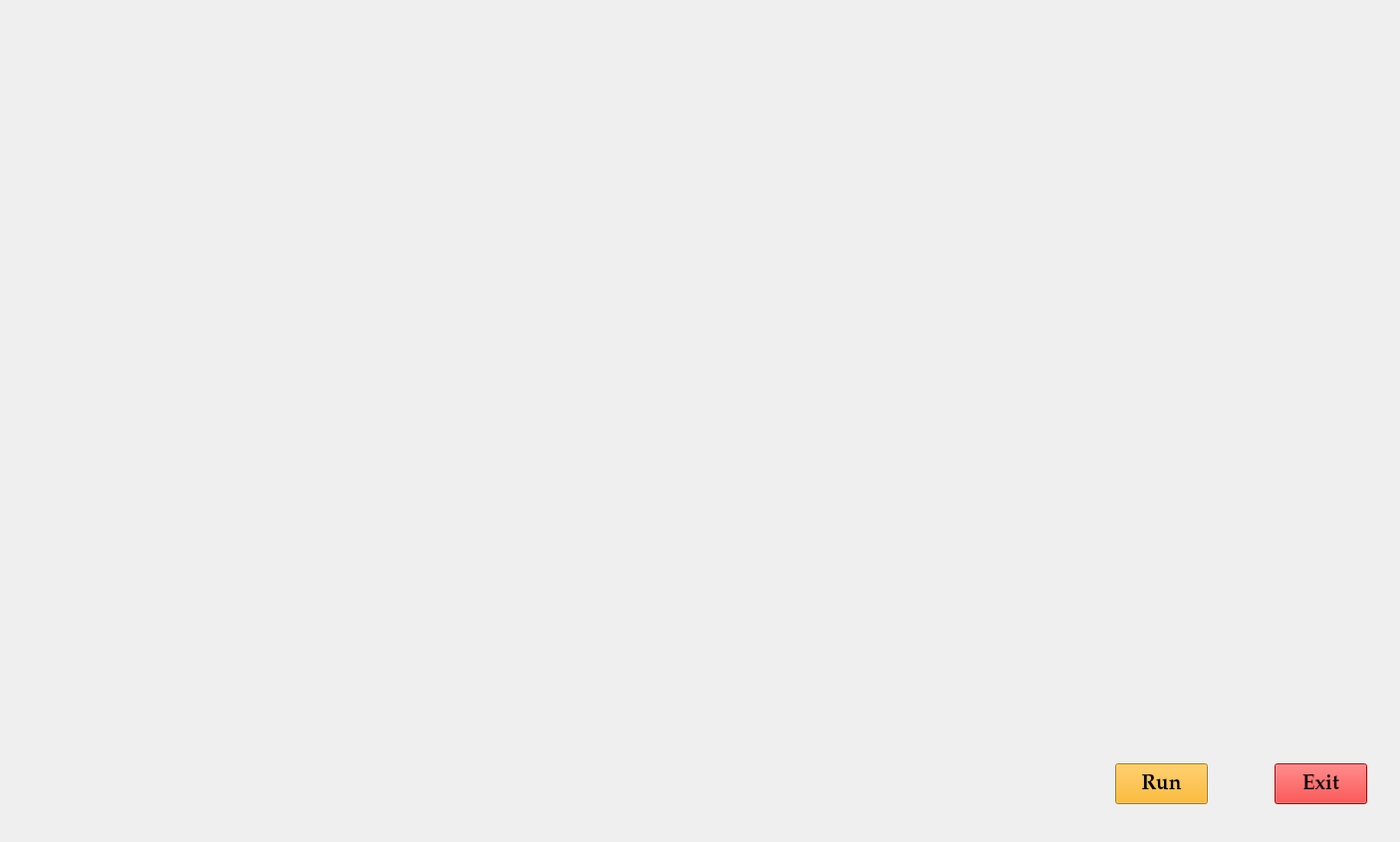
<?xml version="1.0" encoding="UTF-8"?>
<ui version="4.0">
 <class>jarvisui</class>
 <widget class="QMainWindow" name="jarvisui">
  <property name="geometry">
   <rect>
    <x>0</x>
    <y>0</y>
    <width>1406</width>
    <height>846</height>
   </rect>
  </property>
  <property name="windowTitle">
   <string>MainWindow</string>
  </property>
  <widget class="QWidget" name="centralwidget">
   <widget class="QLabel" name="label">
    <property name="geometry">
     <rect>
      <x>10</x>
      <y>10</y>
      <width>1401</width>
      <height>831</height>
     </rect>
    </property>
    <property name="text">
     <string/>
    </property>
    <property name="pixmap">
     <pixmap>../ironman.gif</pixmap>
    </property>
    <property name="scaledContents">
     <bool>true</bool>
    </property>
   </widget>
   <widget class="QPushButton" name="pushButton">
    <property name="geometry">
     <rect>
      <x>1120</x>
      <y>767</y>
      <width>93</width>
      <height>41</height>
     </rect>
    </property>
    <property name="font">
     <font>
      <family>Palatino Linotype</family>
      <pointsize>16</pointsize>
      <weight>75</weight>
      <italic>false</italic>
      <bold>true</bold>
     </font>
    </property>
    <property name="styleSheet">
     <string notr="true">background-color: rgb(255, 170, 0);</string>
    </property>
    <property name="text">
     <string>Run</string>
    </property>
   </widget>
   <widget class="QPushButton" name="pushButton_2">
    <property name="geometry">
     <rect>
      <x>1280</x>
      <y>767</y>
      <width>93</width>
      <height>41</height>
     </rect>
    </property>
    <property name="font">
     <font>
      <family>Palatino Linotype</family>
      <pointsize>16</pointsize>
      <weight>75</weight>
      <bold>true</bold>
     </font>
    </property>
    <property name="styleSheet">
     <string notr="true">background-color: rgb(255, 0, 0);</string>
    </property>
    <property name="text">
     <string>Exit</string>
    </property>
   </widget>
   <widget class="QLabel" name="label_2">
    <property name="geometry">
     <rect>
      <x>70</x>
      <y>30</y>
      <width>371</width>
      <height>151</height>
     </rect>
    </property>
    <property name="text">
     <string/>
    </property>
    <property name="pixmap">
     <pixmap>../initiate.gif</pixmap>
    </property>
    <property name="scaledContents">
     <bool>true</bool>
    </property>
   </widget>
   <widget class="QTextBrowser" name="textBrowser">
    <property name="geometry">
     <rect>
      <x>625</x>
      <y>20</y>
      <width>321</width>
      <height>81</height>
     </rect>
    </property>
    <property name="styleSheet">
     <string notr="true">background: transparent;</string>
    </property>
   </widget>
   <widget class="QTextBrowser" name="textBrowser_2">
    <property name="geometry">
     <rect>
      <x>1010</x>
      <y>20</y>
      <width>291</width>
      <height>81</height>
     </rect>
    </property>
    <property name="styleSheet">
     <string notr="true">background: transparent;</string>
    </property>
   </widget>
  </widget>
 </widget>
 <resources/>
 <connections/>
</ui>
